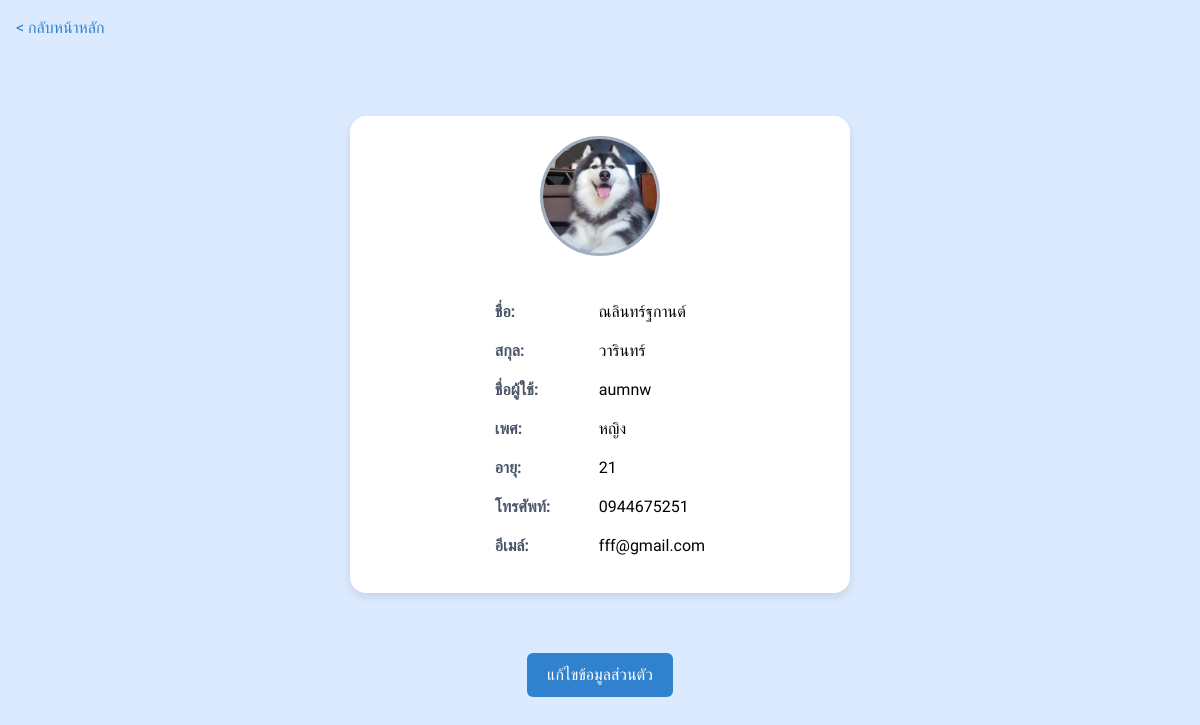
The page /user_profile/ (signed in) on the database its author committed.
### accounts/models.py (models this page shows)
class Profile(models.Model):
    ROLE_CHOICES = [
        ('User', 'User'),
        ('Admin', 'Admin'),
        ('Expert', 'Expert'),
        ('Seller', 'Seller'),
    ]
    user = models.OneToOneField(User, on_delete=models.CASCADE, related_name='profile')  # เชื่อมกับ User
    role = models.CharField(max_length=10, choices=ROLE_CHOICES, default='User')  # บทบาทของผู้ใช้
    address = models.CharField(max_length=255, blank=True, null=True)  # ที่อยู่
    phone_number = models.CharField(max_length=20, blank=True, null=True)  # เบอร์โทรศัพท์
    skin_problem = models.TextField(blank=True, null=True)  # ปัญหาผิว
    image = models.ImageField(upload_to='profile_pics/', blank=True, null=True)  # รูปโปรไฟล์
    age = models.IntegerField(blank=True, null=True)  # อายุ
    gender = models.CharField(max_length=10, blank=True, null=True)  # เพศ
    def __str__(self):
        return f'{self.user.username} Profile'

### accounts/views.py (the view)
# urls.py: path('user_profile/', views.user_profile, name='user_profile'),  # ดูโปรไฟล์
@login_required
def user_profile(request):
    try:
        profile = Profile.objects.get(user=request.user)
        print(profile)
        if profile.role == 'Expert':
            return redirect('expert_profile')
        elif profile.role == 'Seller':
            return redirect('seller_profile')
        else:
            return render(request, 'user_profile.html', {'profile': profile})
    except Profile.DoesNotExist:
        return render(request, 'error.html', {'message': 'โปรไฟล์ไม่พบ'})

### templates/user_profile.html (shortened to what this page needs)
{% load static %}
<!DOCTYPE html>
<html lang="th">
<head>
    <script src="https://cdn.tailwindcss.com"></script>
</head>
<body class="bg-blue-100">
    <div class="p-4">
        <a href="{% url 'user_home' %}" class="back-button">&lt; กลับหน้าหลัก</a>
    </div>
    <div class="profile-container">
        <div class="flex flex-col items-center">
            <div class="profile-picture relative">
                {% if user.profile.image %}
                    <img src="{{ user.profile.image.url }}" alt="Profile Picture">
                {% else %}
                    <img src="{% static 'images/user-icon.png' %}" alt="Default Profile Picture">
                {% endif %}
            </div>
            <div class="user-info mt-6">
                <div>
                    <label>ชื่อ:</label>
                    <span>{{ user.first_name }}</span>
                </div>
                <div>
                    <label>สกุล:</label>
                    <span>{{ user.last_name }}</span>
                </div>
                <div>
                    <label>ชื่อผู้ใช้:</label>
                    <span>{{ user.username }}</span>
                </div>
                <div>
                    <label>เพศ:</label>
                    <span>{{ profile.gender }}</span>
                </div>
                <div>
                    <label>อายุ:</label>
                    <span>{{ profile.age }}</span>
                </div>
                <div>
                    <label>โทรศัพท์:</label>
                    <span>{{ profile.phone_number }}</span>
                </div>
                <div>
                    <label>อีเมล์:</label>
                    <span>{{ user.email }}</span>
                </div>
            </div>
        </div>
    </div>
    <div class="text-center mt-4">
        <a href="{% url 'edit_profile' %}" class="edit-button">แก้ไขข้อมูลส่วนตัว</a>
    </div>
</body>
</html>

### templates/user_profile.html (style rules this page uses)
* { font-family: "Kanit", sans-serif; }
.profile-container { background-color: white; border-radius: 16px; box-shadow: 0 4px 8px rgba(0, 0, 0, 0.1); padding: 20px; max-width: 500px; margin: 40px auto; text-align: center; }
.profile-picture { position: relative; width: 120px; height: 120px; border-radius: 50%; overflow: hidden; margin: 0 auto 20px; border: 3px solid #A0AEC0; background-color: #E2E8F0; }
.profile-picture img { width: 100%; height: 100%; object-fit: cover; }
.user-info label { color: #4A5568; font-weight: 600; display: inline-block; width: 100px; }
.user-info div { margin-bottom: 15px; text-align: left; }
.back-button { color: #3182CE; font-weight: 500; text-decoration: none; display: inline-block; margin-bottom: 20px; }
.edit-button { margin-top: 20px; background-color: #3182CE; color: white; padding: 10px 20px; border-radius: 6px; text-decoration: none; display: inline-block; }

### rows shown on the page
Profile: gender "หญิง", age "21", phone_number "0944675251"

### other values the page prints
{{ user.first_name }} "ณลินทร์ฐกานต์"
{{ user.last_name }} "วารินทร์"
{{ user.username }} "aumnw"
{{ user.email }} "fff@gmail.com"
